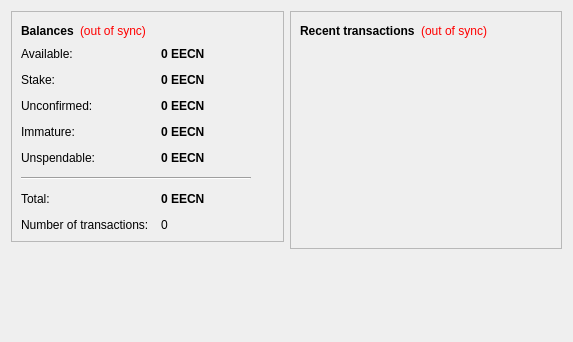
<?xml version="1.0" encoding="UTF-8"?>
<ui version="4.0">
 <class>OverviewPage</class>
 <widget class="QWidget" name="OverviewPage">
  <property name="geometry">
   <rect>
    <x>0</x>
    <y>0</y>
    <width>573</width>
    <height>342</height>
   </rect>
  </property>
  <property name="windowTitle">
   <string>Form</string>
  </property>
  <layout class="QHBoxLayout" name="horizontalLayout" stretch="1,1">
   <item>
    <layout class="QVBoxLayout" name="verticalLayout_2">
     <item>
      <widget class="QFrame" name="frame">
       <property name="frameShape">
        <enum>QFrame::StyledPanel</enum>
       </property>
       <property name="frameShadow">
        <enum>QFrame::Raised</enum>
       </property>
       <layout class="QVBoxLayout" name="verticalLayout_4">
        <item>
         <layout class="QHBoxLayout" name="horizontalLayout_4">
          <item>
           <widget class="QLabel" name="label_5">
            <property name="font">
             <font>
              <weight>75</weight>
              <bold>true</bold>
             </font>
            </property>
            <property name="text">
             <string>Balances</string>
            </property>
           </widget>
          </item>
          <item>
           <widget class="QLabel" name="labelWalletStatus">
            <property name="toolTip">
             <string>The displayed information may be out of date. Your wallet automatically synchronizes with the EcoCoin network after a connection is established, but this process has not completed yet.</string>
            </property>
            <property name="styleSheet">
             <string notr="true">QLabel { color: red; }</string>
            </property>
            <property name="text">
             <string notr="true">(out of sync)</string>
            </property>
            <property name="alignment">
             <set>Qt::AlignLeading|Qt::AlignLeft|Qt::AlignVCenter</set>
            </property>
           </widget>
          </item>
          <item>
           <spacer name="horizontalSpacer_2">
            <property name="orientation">
             <enum>Qt::Horizontal</enum>
            </property>
            <property name="sizeHint" stdset="0">
             <size>
              <width>40</width>
              <height>20</height>
             </size>
            </property>
           </spacer>
          </item>
         </layout>
        </item>
        <item>
         <layout class="QFormLayout" name="formLayout_2">
          <property name="fieldGrowthPolicy">
           <enum>QFormLayout::AllNonFixedFieldsGrow</enum>
          </property>
          <property name="horizontalSpacing">
           <number>12</number>
          </property>
          <property name="verticalSpacing">
           <number>12</number>
          </property>
          <item row="0" column="0">
           <widget class="QLabel" name="labelAvailableText">
            <property name="toolTip">
             <string>Your current available balance</string>
            </property>
            <property name="text">
             <string>Available:</string>
            </property>
           </widget>
          </item>
          <item row="0" column="1">
           <widget class="QLabel" name="labelAvailable">
            <property name="font">
             <font>
              <weight>75</weight>
              <bold>true</bold>
             </font>
            </property>
            <property name="cursor">
             <cursorShape>IBeamCursor</cursorShape>
            </property>
            <property name="toolTip">
             <string>Your current available balance</string>
            </property>
            <property name="text">
             <string notr="true">0 EECN</string>
            </property>
            <property name="alignment">
             <set>Qt::AlignLeading|Qt::AlignLeft|Qt::AlignVCenter</set>
            </property>
            <property name="textInteractionFlags">
             <set>Qt::LinksAccessibleByMouse|Qt::TextSelectableByKeyboard|Qt::TextSelectableByMouse</set>
            </property>
           </widget>
          </item>
          <item row="1" column="0">
           <widget class="QLabel" name="label_6">
            <property name="toolTip">
             <string>Total of coins that was staked, and do not yet count toward the current balance</string>
            </property>
            <property name="text">
             <string>Stake:</string>
            </property>
           </widget>
          </item>
          <item row="1" column="1">
           <widget class="QLabel" name="labelStake">
            <property name="font">
             <font>
              <weight>75</weight>
              <bold>true</bold>
             </font>
            </property>
            <property name="cursor">
             <cursorShape>IBeamCursor</cursorShape>
            </property>
            <property name="toolTip">
             <string>Total of coins that was staked, and do not yet count toward the current balance</string>
            </property>
            <property name="text">
             <string notr="true">0 EECN</string>
            </property>
            <property name="alignment">
             <set>Qt::AlignLeading|Qt::AlignLeft|Qt::AlignVCenter</set>
            </property>
            <property name="textInteractionFlags">
             <set>Qt::LinksAccessibleByMouse|Qt::TextSelectableByKeyboard|Qt::TextSelectableByMouse</set>
            </property>
           </widget>
          </item>
          <item row="2" column="0">
           <widget class="QLabel" name="label_3">
            <property name="toolTip">
             <string>Total of transactions that have yet to be confirmed, and do not yet count toward the current balance</string>
            </property>
            <property name="text">
             <string>Unconfirmed:</string>
            </property>
           </widget>
          </item>
          <item row="2" column="1">
           <widget class="QLabel" name="labelUnconfirmed">
            <property name="font">
             <font>
              <weight>75</weight>
              <bold>true</bold>
             </font>
            </property>
            <property name="cursor">
             <cursorShape>IBeamCursor</cursorShape>
            </property>
            <property name="toolTip">
             <string>Total of transactions that have yet to be confirmed, and do not yet count toward the current balance</string>
            </property>
            <property name="text">
             <string notr="true">0 EECN</string>
            </property>
            <property name="alignment">
             <set>Qt::AlignLeading|Qt::AlignLeft|Qt::AlignVCenter</set>
            </property>
            <property name="textInteractionFlags">
             <set>Qt::LinksAccessibleByMouse|Qt::TextSelectableByKeyboard|Qt::TextSelectableByMouse</set>
            </property>
           </widget>
          </item>
          <item row="3" column="0">
           <widget class="QLabel" name="labelImmatureText">
            <property name="toolTip">
             <string>Mined balance that has not yet matured</string>
            </property>
            <property name="text">
             <string>Immature:</string>
            </property>
           </widget>
          </item>
          <item row="3" column="1">
           <widget class="QLabel" name="labelImmature">
            <property name="font">
             <font>
              <weight>75</weight>
              <bold>true</bold>
             </font>
            </property>
            <property name="toolTip">
             <string>Mined balance that has not yet matured</string>
            </property>
            <property name="text">
             <string notr="true">0 EECN</string>
            </property>
            <property name="alignment">
             <set>Qt::AlignLeading|Qt::AlignLeft|Qt::AlignVCenter</set>
            </property>
            <property name="textInteractionFlags">
             <set>Qt::LinksAccessibleByMouse|Qt::TextSelectableByKeyboard|Qt::TextSelectableByMouse</set>
            </property>
           </widget>
          </item>
          <item row="4" column="0">
           <widget class="QLabel" name="labelBalanceWatchOnlyText">
            <property name="toolTip">
             <string>Your unspendable balance</string>
            </property>
            <property name="text">
             <string>Unspendable:</string>
            </property>
           </widget>
          </item>
          <item row="4" column="1">
           <widget class="QLabel" name="labelBalanceWatchOnly">
            <property name="font">
             <font>
              <weight>75</weight>
              <bold>true</bold>
             </font>
            </property>
            <property name="cursor">
             <cursorShape>IBeamCursor</cursorShape>
            </property>
            <property name="toolTip">
             <string>Your unspendable balance</string>
            </property>
            <property name="text">
             <string notr="true">0 EECN</string>
            </property>
            <property name="alignment">
             <set>Qt::AlignLeading|Qt::AlignLeft|Qt::AlignVCenter</set>
            </property>
            <property name="textInteractionFlags">
             <set>Qt::LinksAccessibleByMouse|Qt::TextSelectableByKeyboard|Qt::TextSelectableByMouse</set>
            </property>
           </widget>
          </item>
          <item row="5" column="0" colspan="2">
           <widget class="Line" name="line">
            <property name="maximumSize">
             <size>
              <width>230</width>
              <height>16777215</height>
             </size>
            </property>
            <property name="orientation">
             <enum>Qt::Horizontal</enum>
            </property>
           </widget>
          </item>
          <item row="6" column="0">
           <widget class="QLabel" name="labelTotalText">
            <property name="toolTip">
             <string>Your current total balance</string>
            </property>
            <property name="text">
             <string>Total:</string>
            </property>
           </widget>
          </item>
          <item row="6" column="1">
           <widget class="QLabel" name="labelTotal">
            <property name="font">
             <font>
              <weight>75</weight>
              <bold>true</bold>
             </font>
            </property>
            <property name="toolTip">
             <string>Your current total balance</string>
            </property>
            <property name="text">
             <string notr="true">0 EECN</string>
            </property>
            <property name="alignment">
             <set>Qt::AlignLeading|Qt::AlignLeft|Qt::AlignVCenter</set>
            </property>
            <property name="textInteractionFlags">
             <set>Qt::LinksAccessibleByMouse|Qt::TextSelectableByKeyboard|Qt::TextSelectableByMouse</set>
            </property>
           </widget>
          </item>
          <item row="7" column="0">
           <widget class="QLabel" name="label_2">
            <property name="toolTip">
             <string>Total number of transactions in wallet</string>
            </property>
            <property name="text">
             <string>Number of transactions:</string>
            </property>
           </widget>
          </item>
          <item row="7" column="1">
           <widget class="QLabel" name="labelNumTransactions">
            <property name="toolTip">
             <string>Total number of transactions in wallet</string>
            </property>
            <property name="text">
             <string notr="true">0</string>
            </property>
           </widget>
          </item>
         </layout>
        </item>
       </layout>
      </widget>
     </item>
     <item>
      <spacer name="verticalSpacer">
       <property name="orientation">
        <enum>Qt::Vertical</enum>
       </property>
       <property name="sizeHint" stdset="0">
        <size>
         <width>20</width>
         <height>40</height>
        </size>
       </property>
      </spacer>
     </item>
    </layout>
   </item>
   <item>
    <layout class="QVBoxLayout" name="verticalLayout_3">
     <item>
      <widget class="QFrame" name="frame_2">
       <property name="frameShape">
        <enum>QFrame::StyledPanel</enum>
       </property>
       <property name="frameShadow">
        <enum>QFrame::Raised</enum>
       </property>
       <layout class="QVBoxLayout" name="verticalLayout">
        <item>
         <layout class="QHBoxLayout" name="horizontalLayout_2">
          <item>
           <widget class="QLabel" name="label_4">
            <property name="text">
             <string>&lt;b&gt;Recent transactions&lt;/b&gt;</string>
            </property>
           </widget>
          </item>
          <item>
           <widget class="QLabel" name="labelTransactionsStatus">
            <property name="toolTip">
             <string>The displayed information may be out of date. Your wallet automatically synchronizes with the EcoCoin network after a connection is established, but this process has not completed yet.</string>
            </property>
            <property name="styleSheet">
             <string notr="true">QLabel { color: red; }</string>
            </property>
            <property name="text">
             <string notr="true">(out of sync)</string>
            </property>
            <property name="alignment">
             <set>Qt::AlignRight|Qt::AlignTrailing|Qt::AlignVCenter</set>
            </property>
           </widget>
          </item>
          <item>
           <spacer name="horizontalSpacer">
            <property name="orientation">
             <enum>Qt::Horizontal</enum>
            </property>
            <property name="sizeHint" stdset="0">
             <size>
              <width>40</width>
              <height>20</height>
             </size>
            </property>
           </spacer>
          </item>
         </layout>
        </item>
        <item>
         <widget class="QListView" name="listTransactions">
          <property name="styleSheet">
           <string notr="true">QListView { background: transparent; }</string>
          </property>
          <property name="frameShape">
           <enum>QFrame::NoFrame</enum>
          </property>
          <property name="verticalScrollBarPolicy">
           <enum>Qt::ScrollBarAlwaysOff</enum>
          </property>
          <property name="horizontalScrollBarPolicy">
           <enum>Qt::ScrollBarAlwaysOff</enum>
          </property>
          <property name="selectionMode">
           <enum>QAbstractItemView::NoSelection</enum>
          </property>
         </widget>
        </item>
       </layout>
      </widget>
     </item>
     <item>
      <spacer name="verticalSpacer_2">
       <property name="orientation">
        <enum>Qt::Vertical</enum>
       </property>
       <property name="sizeHint" stdset="0">
        <size>
         <width>20</width>
         <height>40</height>
        </size>
       </property>
      </spacer>
     </item>
    </layout>
   </item>
  </layout>
 </widget>
 <resources/>
 <connections/>
</ui>
